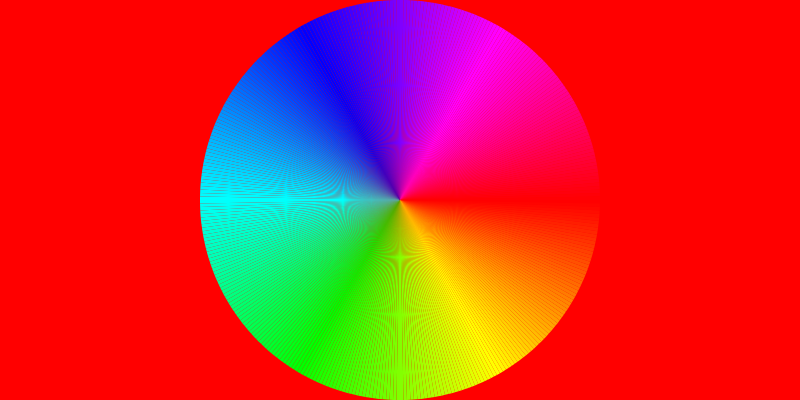
Frame 1 (no input)
Frame 60 (no input): identical to frame 1, image omitted
Frame 120 (the mouse pressed at the canvas centre since frame 60): identical to frame 1, image omitted

The p5.js sketch that drew this single still picture (run headless with seeded random() and noise() and a simulated clock; from frame 60 on, the mouse is pressed at the canvas centre):

// p5.js sketch
// ── sketch.js
function setup() {

	createCanvas(800, 400);
	colorMode(HSB, 360, 100, 100);
	noStroke();

}

function draw() {

	//adding in a background colour
	background(374, 296, 158);

	//Creating the variable segmentCount and setting it to 360 as a circle is 360 degrees, 360 segments
	var segmentCount = 360
	//the angleIncrement depends on how many segments are to be drawn
	var angleIncrement = 360/segmentCount
	//This is the size of the circle on the canvas
	var radius = 200;

	beginShape(TRIANGLE_FAN);
		
		//Here we are drawing the first vertex in the middle of the canvas
		vertex(width/2, height/2);

		//For the rest of the vertices we create a loop
		//we need to convert angle from degrees to radians because we use the functions sin() and cos()
		for(var angle = 0; angle <= 360; angle = angle+angleIncrement){
			var vx = radius * cos(radians(angle)) + width/2;
			var vy = radius * sin(radians(angle)) + height/2;
			//the values from converting the angle are then placed in the vertex to complete the circle
			vertex(vx, vy);
			//angle is used as the Hue to fill and give colours ranging from 0-360
			fill(angle, 100, 100);
		}

	endShape();

}
